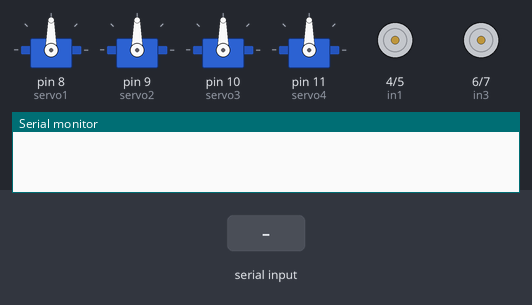
A sketch run on a simulated Arduino Uno, built with avr-gcc and run on an emulated ATmega328P. Shown: 4 × servo, motor-driver pin pairs drawn as motors (green arrow = first pin HIGH = forward, orange = second pin HIGH = backward, longer = more drive), the last lines printed to the serial monitor. The inputs (shaded band) are chosen by the test bench.

Above: at 1.2 s.
1.3 s: "w" received over Serial
At 2.2 s:
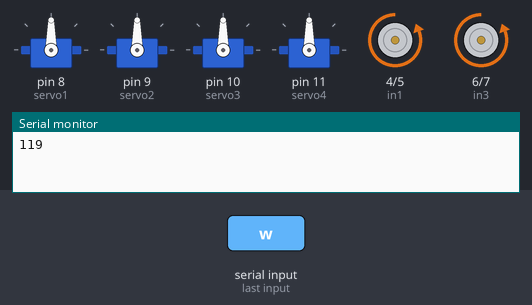
3.0 s: "s" received over Serial
At 3.1 s:
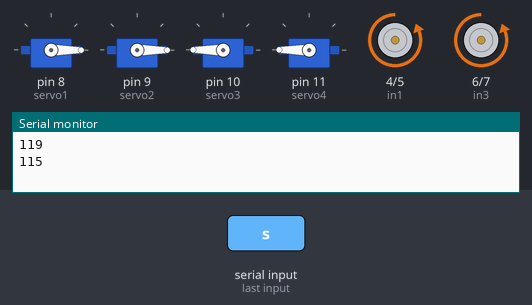
4.7 s: "d" received over Serial
At 5.1 s:
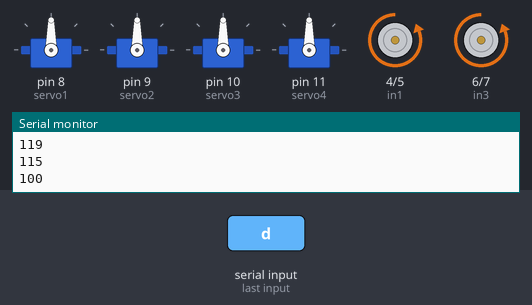
6.2 s: "a" received over Serial
At 7.4 s:
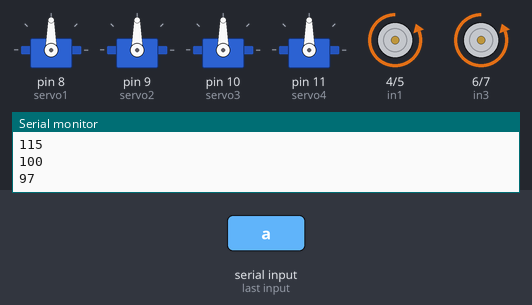
Timing chart, 0 to 8.7 s (numbered marks = the images above; inputs shaded):
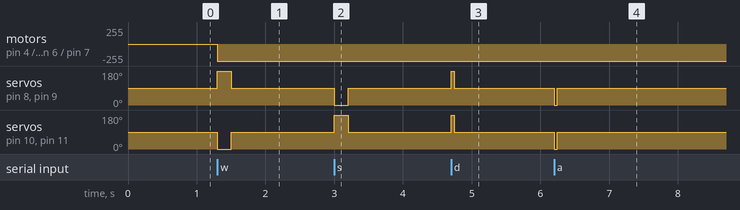

Measured:
- after the input at 1.3 s, motor on pin 4 (in1) / pin 5 (in2), motor on pin 6 (in3) / pin 7 (in4): stopped → backward 255/255 at once; servo on pin 8 (servo1), servo on pin 9 (servo2): 90° → 180° at once, → 90° 0.20 s later; servo on pin 10 (servo3), servo on pin 11 (servo4): 90° → 0° at once, → 90° 0.20 s later
- after the input at 3.0 s, servo on pin 8 (servo1), servo on pin 9 (servo2): 90° → 0° at once, → 90° 0.20 s later; servo on pin 10 (servo3), servo on pin 11 (servo4): 90° → 180° at once, → 90° 0.20 s later
- after the input at 4.7 s, servo on pin 8 (servo1), servo on pin 9 (servo2), servo on pin 10 (servo3), servo on pin 11 (servo4): 90° → 180° at once, → 90° 0.05 s later
- after the input at 6.2 s, servo on pin 8 (servo1), servo on pin 9 (servo2), servo on pin 10 (servo3), servo on pin 11 (servo4): 90° → 0° at once, → 90° 0.05 s later

The sketch:

bt_movement_beautify.ino
```cpp
#include <Servo.h>

int in1 = 4;
int in2 = 5;
int in3 = 6;
int in4 = 7;

Servo servo1;
Servo servo2;
Servo servo3;
Servo servo4;

int data;

int linearStepDuration = 200;
int rotateStepDuration = 45;

void power(bool state){
  if(state){
    digitalWrite(in1, LOW);
    digitalWrite(in2, HIGH);
    digitalWrite(in3, LOW);
    digitalWrite(in4, HIGH);
  }
  else{
    digitalWrite(in1, LOW);
    digitalWrite(in2, LOW);
    digitalWrite(in3, LOW);
    digitalWrite(in4, LOW);
  }
}

void linear(bool direction){
  power(true);

  servo1.write(180 * direction);
  servo2.write(180 * direction);
  servo3.write(180 * !direction);
  servo4.write(180 * !direction);

  delay(linearStepDuration);

  stop();
}

void rotate(bool clockwise){
  power(true);

  servo1.write(180 * clockwise);
  servo2.write(180 * clockwise);
  servo3.write(180 * clockwise);
  servo4.write(180 * clockwise);
  delay(rotateStepDuration);

  stop();
}

void stop(){
  servo1.write(90);
  servo2.write(90);
  servo3.write(90);
  servo4.write(90);
}

void setup() {
  pinMode(in1, OUTPUT);
  pinMode(in2, OUTPUT);
  pinMode(in3, OUTPUT);
  pinMode(in4, OUTPUT);
  power(false);

  servo1.attach(8);
  servo2.attach(9);
  servo3.attach(10);
  servo4.attach(11);
  stop();

  Serial.begin(9600);
}

void loop() {
  while(Serial.available() > 0){
    data = Serial.read();
    Serial.println(data);

    //forward
    if(data == 49 || data == 'w' ){
      linear(true);
    }

    //backward
    if(data == 50 || data == 's'){
      linear(false);
    }

    //right
    if(data == 51 || data == 'd'){
     rotate(true);
    }

    //left
    if(data == 52 || data == 'a'){
      rotate(false);
    }
  }
}
```
